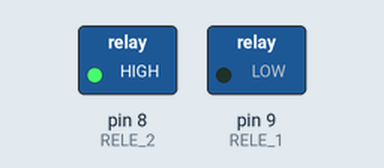
Recording of a sketch running on a simulated Arduino Uno, built with avr-gcc and run on an emulated ATmega328P. On the bench: switched loads named in the sketch (green lamp = pin HIGH).

Above: at 0.1 s.
At 20.1 s:
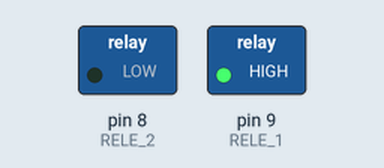
At 40.1 s:
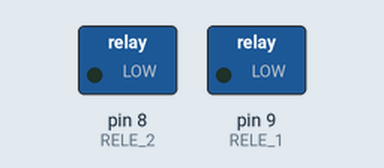
At 110.1 s:
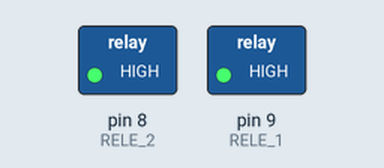
Timing chart, 0 to 121.5 s (numbered marks = the images above):
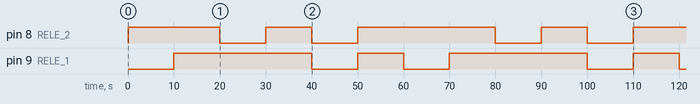

The sketch:

sketch_jun07a.ino
```cpp
#define RELE_1 9
#define RELE_2 8

#define ON 0
#define OFF 1

void setup() {
  digitalWrite(RELE_1, OFF);
  digitalWrite(RELE_2, OFF);
  pinMode(RELE_1, OUTPUT);
  pinMode(RELE_2, OUTPUT);
}

void loop() {
  digitalWrite(RELE_1, ON);
  delay(10000);
  digitalWrite(RELE_1, OFF);
  delay(10000);
  digitalWrite(RELE_2, ON);
  delay(10000);
  digitalWrite(RELE_2, OFF);
  delay(10000);
  digitalWrite(RELE_1, ON);
  digitalWrite(RELE_2, ON);
  delay(10000);
  digitalWrite(RELE_1, OFF);
  digitalWrite(RELE_2, OFF);
  delay(10000);
}
```

Measured:
- by itself, pin 8 (RELE_2): HIGH → LOW at 20.0 s, → HIGH 10.0 s later, → LOW 10.0 s later, → HIGH 10.0 s later, … (8 changes in this stretch)
- by itself, pin 9 (RELE_1): LOW → HIGH at 10.0 s, → LOW 30.0 s later, → HIGH 10.0 s later, → LOW 10.0 s later, … (8 changes in this stretch)
